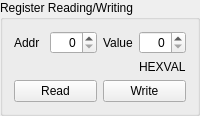
               <widget class="QGroupBox" name="groupBox_11">
                <property name="title">
                 <string>Register Reading/Writing</string>
                </property>
                <layout class="QGridLayout" name="gridLayout_6">
                 <item row="0" column="1">
                  <widget class="QSpinBox" name="SB_Register_Address">
                   <property name="toolTip">
                    <string>Register Address</string>
                   </property>
                   <property name="statusTip">
                    <string>Register Address</string>
                   </property>
                   <property name="whatsThis">
                    <string>Register Address</string>
                   </property>
                   <property name="alignment">
                    <set>Qt::AlignRight|Qt::AlignTrailing|Qt::AlignVCenter</set>
                   </property>
                   <property name="maximum">
                    <number>255</number>
                   </property>
                  </widget>
                 </item>
                 <item row="0" column="2">
                  <widget class="QLabel" name="label_39">
                   <property name="text">
                    <string>Value</string>
                   </property>
                  </widget>
                 </item>
                 <item row="3" column="0" colspan="2">
                  <widget class="QPushButton" name="B_Register_Read">
                   <property name="text">
                    <string>Read</string>
                   </property>
                  </widget>
                 </item>
                 <item row="3" column="2" colspan="2">
                  <widget class="QPushButton" name="B_Register_Write">
                   <property name="text">
                    <string>Write</string>
                   </property>
                  </widget>
                 </item>
                 <item row="0" column="3">
                  <widget class="QSpinBox" name="SB_Register_Value">
                   <property name="toolTip">
                    <string>Register Value</string>
                   </property>
                   <property name="statusTip">
                    <string>Register Value</string>
                   </property>
                   <property name="whatsThis">
                    <string>Register Value</string>
                   </property>
                   <property name="alignment">
                    <set>Qt::AlignRight|Qt::AlignTrailing|Qt::AlignVCenter</set>
                   </property>
                   <property name="maximum">
                    <number>255</number>
                   </property>
                  </widget>
                 </item>
                 <item row="0" column="0">
                  <widget class="QLabel" name="label_38">
                   <property name="sizePolicy">
                    <sizepolicy hsizetype="Preferred" vsizetype="MinimumExpanding">
                     <horstretch>0</horstretch>
                     <verstretch>0</verstretch>
                    </sizepolicy>
                   </property>
                   <property name="text">
                    <string>Addr</string>
                   </property>
                  </widget>
                 </item>
                 <item row="1" column="3">
                  <widget class="QLabel" name="L_RegisterReadWrite_HexVal">
                   <property name="sizePolicy">
                    <sizepolicy hsizetype="Preferred" vsizetype="Minimum">
                     <horstretch>0</horstretch>
                     <verstretch>0</verstretch>
                    </sizepolicy>
                   </property>
                   <property name="text">
                    <string>HEXVAL</string>
                   </property>
                   <property name="scaledContents">
                    <bool>false</bool>
                   </property>
                  </widget>
                 </item>
                </layout>
               </widget>
